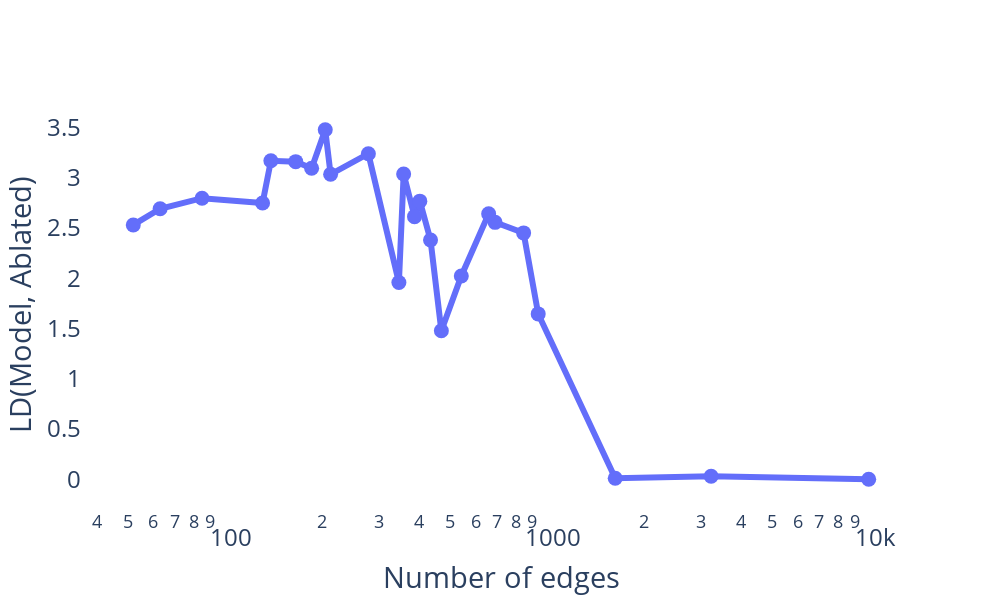

Source (notebook cell):
### Code cell
# Plotly line plot of threshold vs logit diff
fig = go.Figure(data=go.Scatter(x=num_nodes, y=ablation_scores_ld, mode='lines+markers', name="Ours", line=dict(width=6), marker=dict(size=15)))

# Update layout
fig.update_layout(xaxis_title='Number of edges', yaxis_title='LD(Model, Ablated)', font=dict(size=24), plot_bgcolor='white', width=1000, height=600)

# X-axis log
fig.update_xaxes(type="log")

fig.show()

### Figure 1 — Plotly figure (JSON) as saved in the notebook; plotly's stock layout.template omitted (floating-point values rounded to 4 significant figures)
{"data": [{"line": {"width": 6}, "marker": {"size": 15}, "mode": "lines+markers", "name": "Ours", "type": "scatter", "x": [9963, 3231, 1628, 939, 846, 690, 659, 542, 470, 435, 403, 388, 359, 347, 279, 213, 205, 186, 166, 139, 131, 85, 63, 52], "y": [0, 0.02952, 0.009184, 1.644, 2.45, 2.554, 2.639, 2.022, 1.476, 2.378, 2.765, 2.611, 3.035, 1.956, 3.237, 3.032, 3.475, 3.092, 3.158, 3.167, 2.747, 2.795, 2.69, 2.529]}], "layout": {"font": {"size": 24}, "height": 600, "plot_bgcolor": "white", "width": 1000, "xaxis": {"title": {"text": "Number of edges"}, "type": "log"}, "yaxis": {"title": {"text": "LD(Model, Ablated)"}}}}
